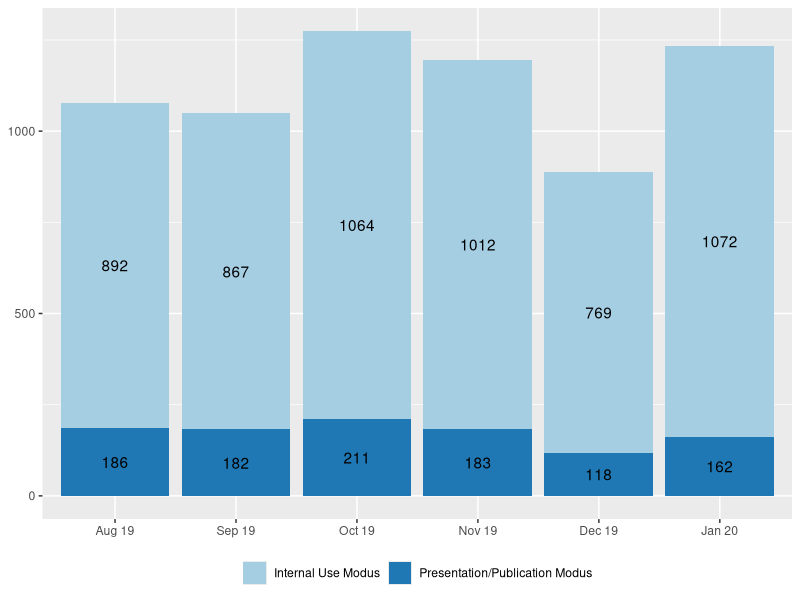
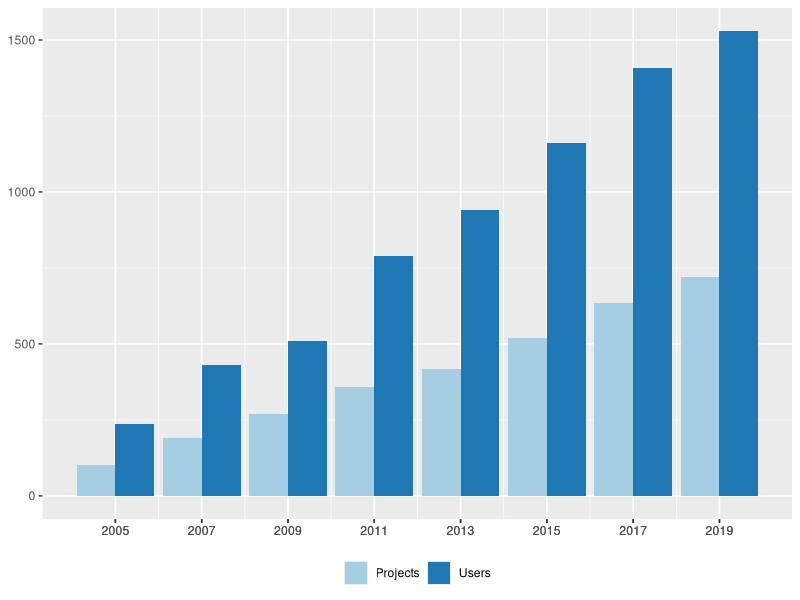
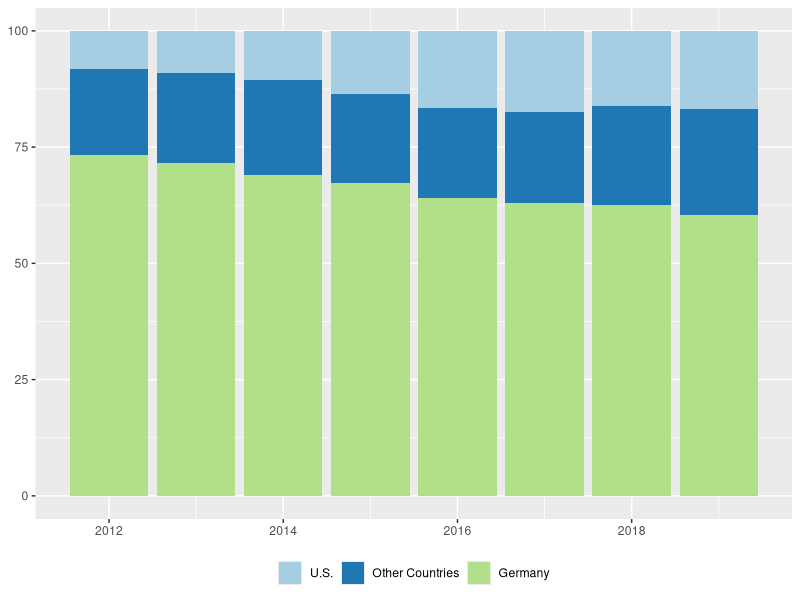
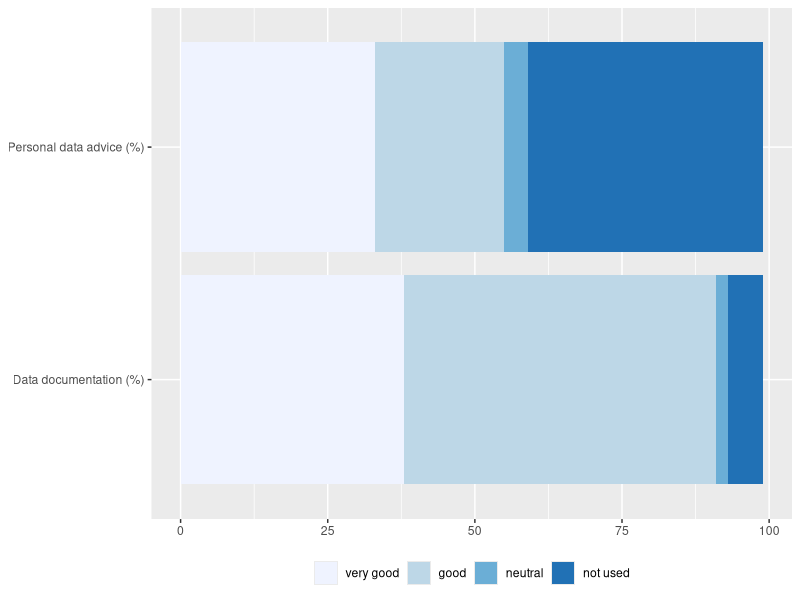

Write the R code that produced these figures, in order.
# Author: Jim Shen
# Description: This will generate various plots
#     for the IAB chapter.

library(ggplot2)
library(kableExtra)
library(RColorBrewer)

# Figure 1
iabf1data <- read.csv("./assets/iab/figure1.csv")  # read csv file 

iabf1data$Date <- factor(iabf1data$Date,levels = c("Aug 19", "Sep 19", "Oct 19", "Nov 19", "Dec 19", "Jan 20"))

iabfigure1 <- ggplot(iabf1data, aes(fill=Mode, y=Count, x=Date)) + 
  geom_bar(position="stack", stat="identity") +
  geom_text(aes(label=Count), position = position_stack(vjust=0.5)) +
  scale_fill_brewer(palette = "Paired") +
  theme(axis.title.x=element_blank(),
        axis.title.y=element_blank(),
        legend.title=element_blank(),
        legend.position="bottom")

# Figure 2
iabf2data <- read.csv("./assets/iab/figure2.csv")  # read csv file 

iabfigure2 <- ggplot(iabf2data, aes(fill=Projects, y=Count, x=Year)) + 
  geom_bar(position="dodge", stat="identity") +
  scale_x_continuous(breaks = iabf2data$Year, labels = as.character(iabf2data$Year)) +
  scale_fill_brewer(palette = "Paired") +
  theme(axis.title.x=element_blank(),
        axis.title.y=element_blank(),
        legend.title=element_blank(),
        legend.position="bottom")

# Figure 3

iabf3data <- read.csv("./assets/iab/figure3.csv") 

iabf3data$Country <- factor(iabf3data$Country,levels = c( "U.S.", "Other Countries","Germany"))

iabfigure3 <- ggplot(iabf3data, aes(fill=Country, y=Percentage, x=Year)) + 
  geom_bar(position="stack", stat="identity") +
  scale_fill_brewer(palette = "Paired") +
  theme(axis.title.x=element_blank(),
        axis.title.y=element_blank(),
        legend.title=element_blank(),
        legend.position="bottom")

# Figure 4

iabf4data <- read.csv("./assets/iab/figure4.csv") 

iabf4data$Rating <- factor(iabf4data$Rating,levels = c("very good","good","neutral","not used"))

iabfigure4 <- ggplot(iabf4data, aes(fill=Rating, y=Percentage, x=Type)) + 
  coord_flip() +
  geom_bar(position = position_stack(reverse = TRUE), stat="identity") +
  scale_fill_brewer(palette = "Blues") +
  theme(axis.title.x=element_blank(),
        axis.title.y=element_blank(),
        legend.title=element_blank(),
        legend.position="bottom")

# Table 1

iabt1data <- data.frame(
  Items = c("Population / Sample Size","Time Period covered and frequency","Additional information","Population / Sample Size", 
            "Time Period covered and frequency",
            "Additional information",
            "Population / Sample Size", 
            "Time Period covered and frequency",
            "Additional information"),
  Features = c(
    "2 percent random sample (more than 1.8 million individuals) of the Integrated Employment Biographies, a database which includes records from:<br>- 1975 onwards: employment subject, receipt of benefits in accordance with Social Code Act III<br>- 1999 onwards: Marginal part-time employment<br>- 2000 onwards: participation in an employment or training measure<br>- 2007 onwards: Registered jobseeker",
    "1975 until 2017 for West Germany, 1992 until 2017 for East Germany, updated every 2nd year by RDC-IAB", 
    "DOI: 10.5164/IAB.SIAB7517.de.en.v1",
    "Repeated cross-sectional dataset (640,000-1.5 million establishments) on June 30, on all establishments with at least one employee liable to social security (until 1988) and/or at least one marginal worker (since 1999), and thereof a 50percent random sample",
    "1975 until 2018 for West Germany, 1992 until 2018 for East Germany, annual updated by RDC-IAB",
    "DOI: 10.5164/IAB.BHP7518.de.en.v1",
    "Worker information from administrative data are linked to the IAB-Establishment Panel, an annual representative survey since 1993 in West Germany and 1996 in East Germany including approx. 16,000 establishments per year
    Stratified sample of all establishments with at least one employee liable to social security on June 30 of the year before by establishment size, industry, and federal state. There are two versions of LIAB:<br>- LIAB cross-sectional model: all establishment surveys combined with administrative worker data as of June 30 (establishment: 67,407 in total; individuals approx. 12.5 million in total)<br>- LIAB longitudinal model: selection of repeatedly interviewed establishments (2009-2016) combined with longitudinal worker biographies (establishment: 41,777 in total; individuals approx. 1.7 million in total)",
    "LIAB Cross-sectional model: 1993-2017<br>LIAB longitudinal model: 1975-2017",
    "DOI: 10.5164/IAB.LIABQM29317.de.en.v1<br>DOI: 10.5164/IAB.LIABLM7517.de.en.v1"
  )
)

iabtable1 <- function(df){
  if (is_html_output()) {
    df %>%
      kable("html", escape = F, caption="Selected RDC-IAB data", col.names = NULL, booktabs=T) %>%
      kable_styling(full_width = F) %>%
      column_spec(1, width="10em") %>%
      #column_spec(2, width="25em") %>%
      pack_rows("Sample of Integrated Labour Market Biographies (||SIAB||)",1,3) %>%
      pack_rows("||Establishment History Panel|| (||BHP||)",4,6) %>%
      pack_rows("||Linked Employer-Employee Data|| (||LIAB||)",7,9) %>%
      footnote(general="The time period covered by each data set represents the status as of 02 June 2020. For a complete list of all data products see the [IAB website](https://fdz.iab.de/en/FDZ_Overview_of_Data.aspx).")
    
  } else {
    df <- data.frame(lapply(df, function(x) {gsub("<br>", "\n", x)}), stringsAsFactors = F)
    
    inMinipage <- function(x, width) 
      paste0("\\begin{minipage}[t]{", 
             width, 
             "}\\raggedright\\setstretch{0.8}", 
             x, 
             "\\end{minipage}")
    
    
    df[[1]] <- inMinipage(df[[1]], "2.5cm") 
    
    df %>%  
      mutate_all(linebreak) %>%
      kable("latex", escape = F, caption="Selected RDC-IAB data", col.names = NULL, booktabs=T) %>%
      column_spec(1, width="10em") %>%
      column_spec(2, width="25em") %>%
      pack_rows("Sample of Integrated Labour Market Biographies (||SIAB||)",1,3) %>%
      pack_rows("||Establishment History Panel|| (||BHP||)",4,6) %>%
      pack_rows("||Linked Employer-Employee Data|| (||LIAB||)",7,9) %>%
      footnote(general="The time period covered by each data set represents the status as of 02 June 2020. For a complete list of all data products see the IAB website: https://fdz.iab.de/en/FDZ_Overview_of_Data.aspx.", threeparttable=T)
  }
}

# Table 2

iabt2data<-read.csv("./assets/iab/table2.csv")

iabtable2<-function(){
  knitr::kable(iabt2data, booktabs = TRUE,
               caption = "Number of publications in 2018, including all publications with RDC-IAB data (excluding bachelor and master theses)") %>%
    kable_styling(full_width = F)
}
